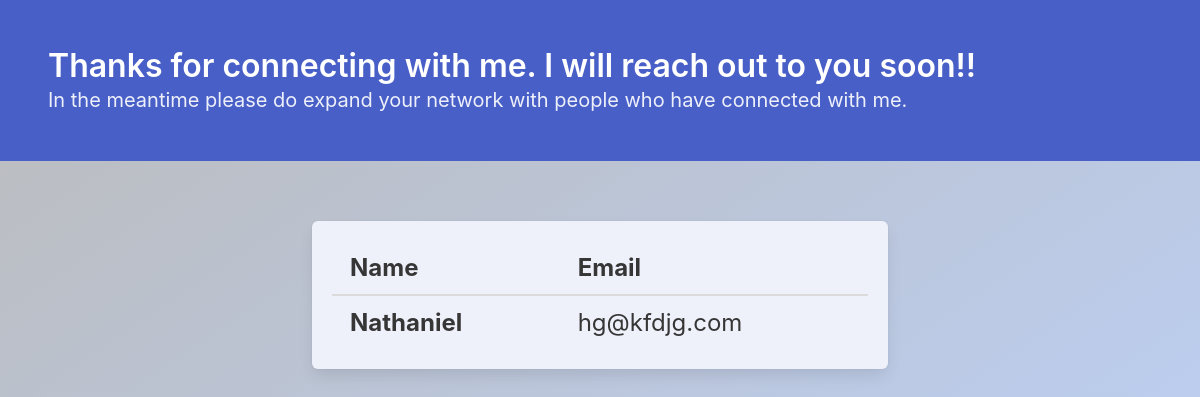
The app's page /completed, older data.
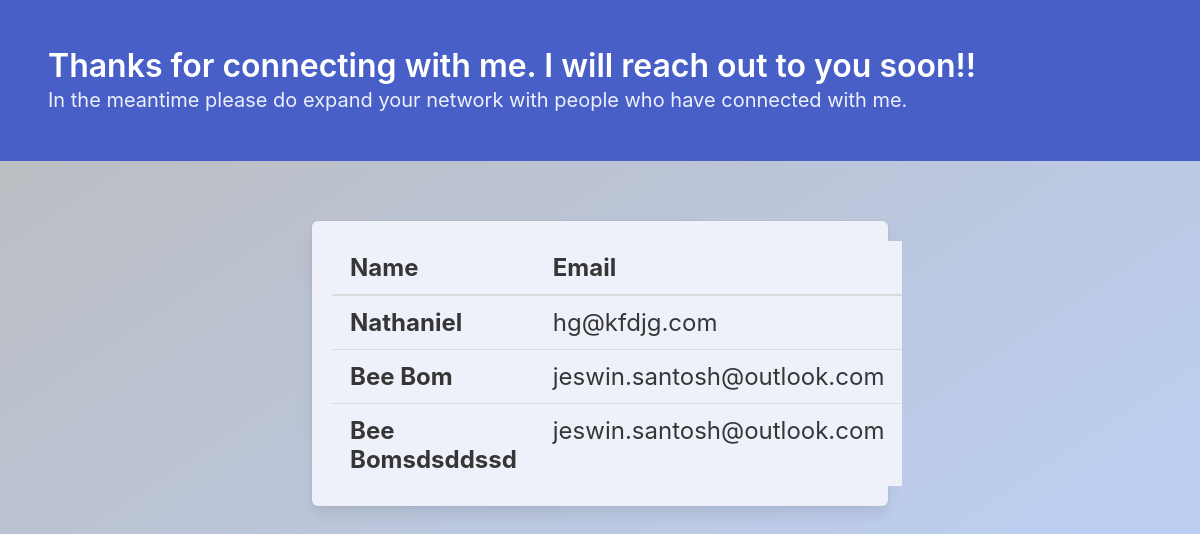
The same page, newer data.
### res/models.py (models this page shows, shortened)
class Contact(models.Model):
    first_name = models.CharField(max_length=200)
    subject = models.CharField(max_length=200)
    email=models.EmailField()
    message=models.CharField(max_length=400)

### res/views.py (the view)
# urls.py: path('completed',views.completed, name='completed'),
def completed(request):
    data=Contact.objects.all()
    context2={
        'data': data
    }
    return render(request,'completed.html',context2)

### res/templates/completed.html (shortened to what this page needs)
{% load static %}
<html lang="en">
<head>
    <link rel="stylesheet" href="https://cdn.jsdelivr.net/npm/bulma@0.9.3/css/bulma.min.css">
</head>
<body style="background-image: linear-gradient(to bottom right, rgb(187, 187, 187), rgb(188, 211, 255));">
    <section class="hero is-link is-offset-3">
      <div class="hero-body">
        <p class="title">
          Thanks for connecting with me. I will reach out to you soon!!
        </p>
        <p class="subtitle">
          In the meantime please do expand your network with people who have connected with me.
        </p>
      </div>
    </section>
    <div class="column is-6 is-offset-3 mt-6">
      <div class="box has-text-centered has-background-link-light">
        <table class="table is-hoverable is-fullwidth is-size-4 has-background-link-light">
          <thead>
            <tr>
              <th>Name</th>
              <th>Email</th>
            </tr>
          </thead>
          {% for i in data %}
          <tr>
              <th>{{ i.first_name}}</th>
              <td>{{ i.email}}</td>
          </tr>
          {% endfor %}
        </table>
      </div>
    </div>
</body>
</html>

Row changes from the older to the newer data that the page shows:
added Contact: first_name "Bee Bom", email "jeswin.santosh@outlook.com"
added Contact: first_name "Bee Bomsdsddssd", email "jeswin.santosh@outlook.com"
